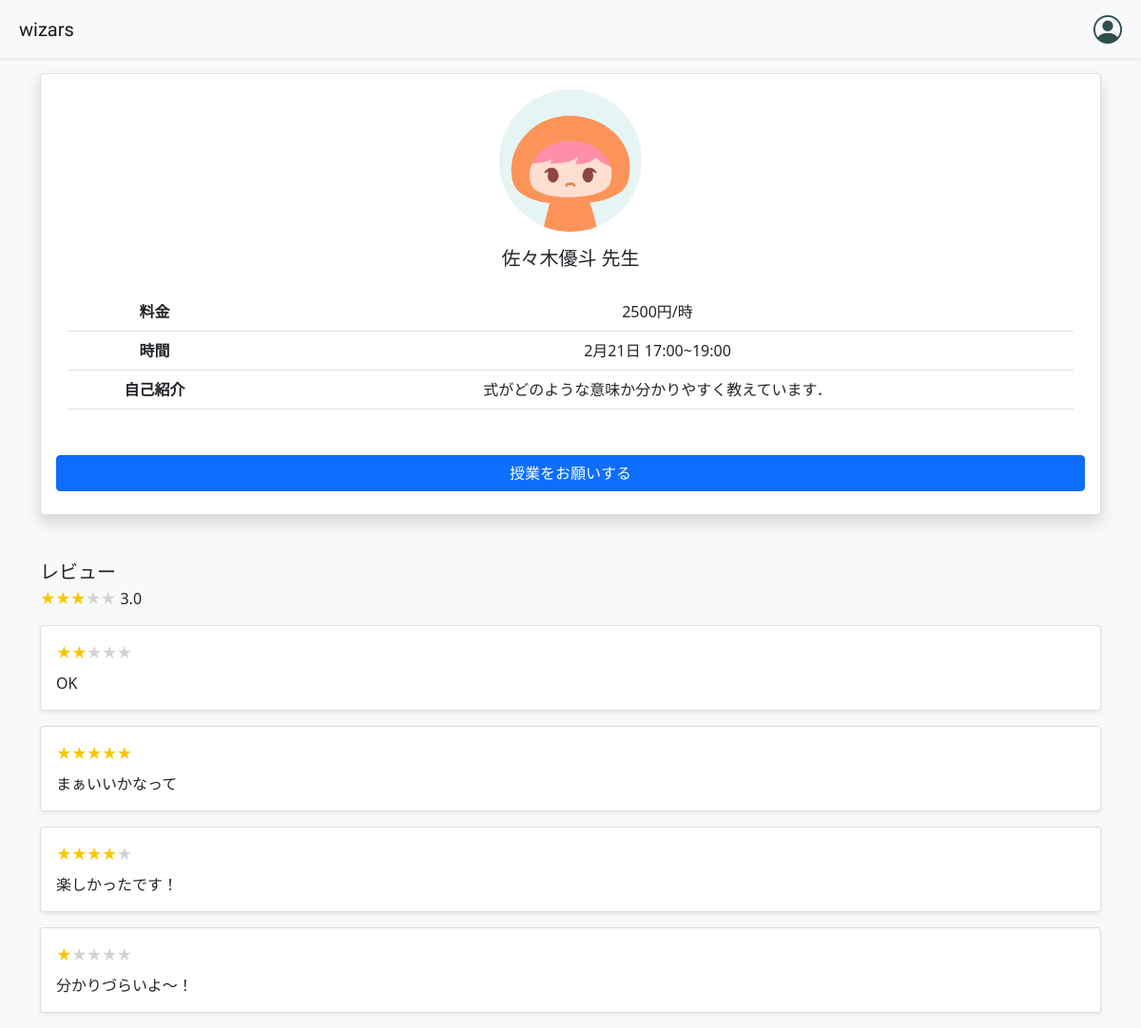
Page /teachers/1 on the committed database.
### models/models.py (models this page shows, shortened)
class Teacher(Base):
    __tablename__ = 'teachers'
    id = Column(Integer, primary_key=True)
    name = Column(String)
    subject = Column(String)
    price = Column(String)
    time = Column(String)
    text = Column(Text)
    image = Column(Integer)
    date = Column(DateTime, default=datetime.now())

class Review(Base):
    __tablename__ = 'reviews'
    id = Column(Integer, primary_key=True)
    teacher_id = Column(Integer)
    rating = Column(Integer)
    text = Column(Text)
    date = Column(DateTime, default=datetime.now())

### app/app.py (the view)
@app.route("/teachers/<int:id>")
def teacher(id):
    reviews = Review.query.filter_by(teacher_id=id).all()
    score = []
    for review in reviews:
        score.append(review.rating)
    score_average = 0
    if len(score) != 0:
        score_average = round(sum(score) / len(score), 1)
    score_round = round(score_average)
    teacher = Teacher.query.filter_by(id=id).first()
    return render_template("teacher.html", teacher=teacher, reviews=reviews, score_average=score_average, score_round=score_round)

### app/templates/teacher.html (shortened to what this page needs)
{% extends "main_layout.html" %}
{% block content%}
<div class="container">
    <div class="card shadow">
        <div class="card-body">
            <div class="container text-center">
                <img src="/static/images/{{teacher.image}}.png" class="rounded-circle" width="150" height="150"
                    alt="...">
                <h5 class="card-title mt-3">{{teacher.name}} 先生</h5>
                <table class="table mt-4">
                    <tbody>
                        <tr>
                            <th scope="row">料金</th>
                            <td>{{teacher.price}}</td>
                        </tr>
                        <tr>
                            <th scope="row">時間</th>
                            <td>{{teacher.time}}</td>
                        </tr>
                        <tr>
                            <th scope="row">自己紹介</th>
                            <td colspan="2">{{teacher.text}}</td>
                        </tr>
                    </tbody>
                </table>
            </div>
            <form action="/request" method="POST">
                <div class="d-grid gap-2 mt-5 mb-2">
                    <button type="submit" class="btn btn-primary">授業をお願いする</button>
                </div>
            </form>
        </div>
    </div>
    <h5 class="mt-5 mb-1">レビュー</h5>
    {% if score_average != 0 %}
    <div class="stars-review">
        <span>
            {% for _ in range(score_round) %}
            <label style="color: #F8C601; margin-right: -5px;">★</label>
            {% endfor %}
            {% for _ in range(5-score_round) %}
            <label style="color: #D2D2D2; margin-right: -5px;;">★</label>
            {% endfor %}
            <label style="margin-left: 5px;">{{score_average}}</label>
        </span>
    </div>
    {% endif %}
    {% for review in reviews %}
    <div class="card shadow-sm p-3 my-3">
        <div class="card-title">
            <div class="stars-review">
                <span>
                    {% for _ in range(review.rating) %}
                    <label style="color: #F8C601; margin-right: -5px;">★</label>
                    {% endfor %}
                    {% for _ in range(5-review.rating) %}
                    <label style="color: #D2D2D2; margin-right: -5px;;">★</label>
                    {% endfor %}
                </span>
            </div>
        </div>
        <div class="card-text">
            {{review.text}}
        </div>
    </div>
    {% endfor %}
</div>
{% endblock %}

### rows in the picture
Teacher: name "佐々木優斗", price "2500円/時", time "2月21日 17:00~19:00", text "式がどのような意味か分かりやすく教えています．"
Review: rating 2 (drawn), text "OK"
Review: rating 5 (drawn), text "まぁいいかなって"
Review: rating 4 (drawn), text "楽しかったです！"
Review: rating 1 (drawn), text "分かりづらいよ～！"

### other values in the picture
{{ score_average }} "3.0"
